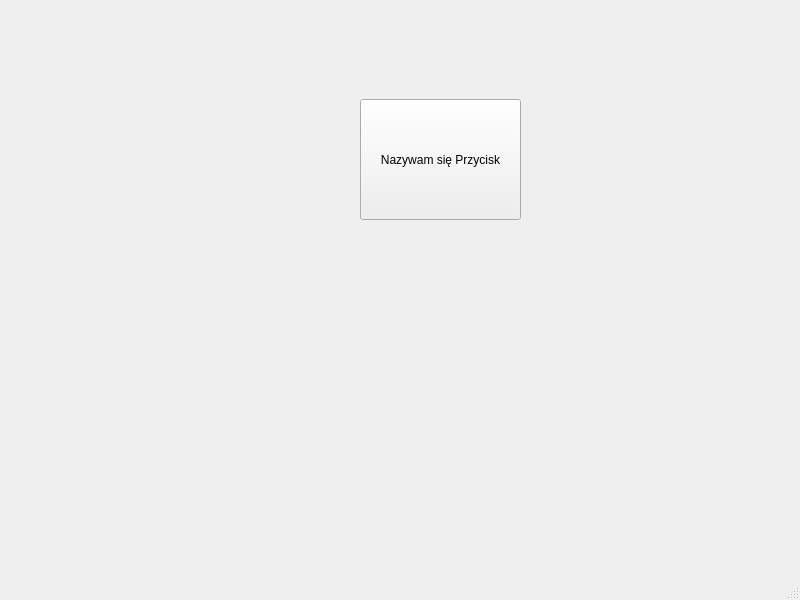
<?xml version="1.0" encoding="UTF-8"?>
<ui version="4.0">
 <class>MainWindow</class>
 <widget class="QMainWindow" name="MainWindow">
  <property name="geometry">
   <rect>
    <x>0</x>
    <y>0</y>
    <width>800</width>
    <height>600</height>
   </rect>
  </property>
  <property name="windowTitle">
   <string>MainWindow</string>
  </property>
  <widget class="QWidget" name="centralwidget">
   <widget class="QPushButton" name="pushButton">
    <property name="geometry">
     <rect>
      <x>360</x>
      <y>99</y>
      <width>161</width>
      <height>121</height>
     </rect>
    </property>
    <property name="text">
     <string>Nazywam się Przycisk</string>
    </property>
   </widget>
  </widget>
  <widget class="QMenuBar" name="menubar">
   <property name="geometry">
    <rect>
     <x>0</x>
     <y>0</y>
     <width>800</width>
     <height>26</height>
    </rect>
   </property>
  </widget>
  <widget class="QStatusBar" name="statusbar"/>
 </widget>
 <resources/>
 <connections/>
</ui>
